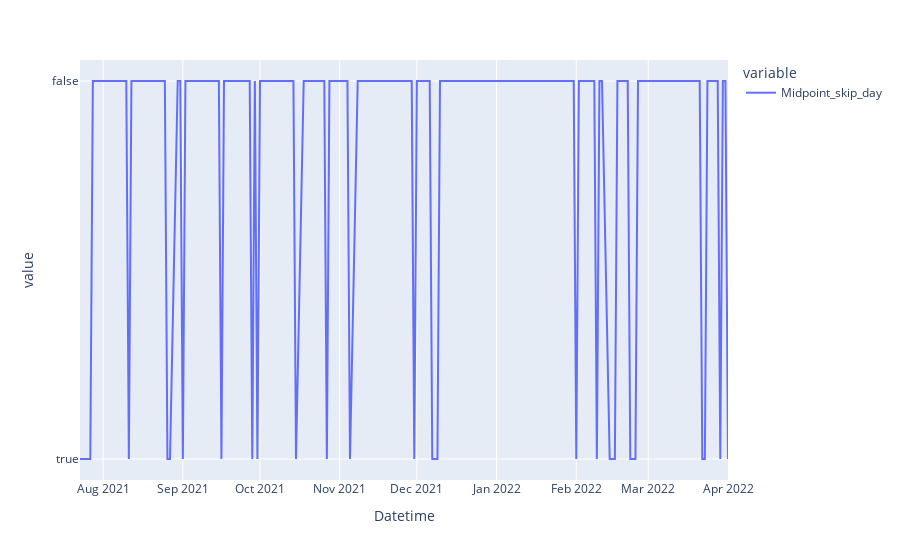

This figure's notebook cell:
### Code cell
dummy_rm.position_data['&L:SBUX20220520C145&S:SBUX20220520C150'].loc['2021-07-23':].Midpoint_skip_day.plot()

### Figure 1 — Plotly figure (JSON) as saved in the notebook; plotly's stock layout.template omitted (floating-point values rounded to 4 significant figures; data arrays with more than 128 entries replaced by an {"elided": "..."} marker saying what was removed)
{"data": [{"hovertemplate": "variable=Midpoint_skip_day<br>Datetime=%{x}<br>value=%{y}<extra></extra>", "legendgroup": "Midpoint_skip_day", "line": {"color": "#636efa", "dash": "solid"}, "marker": {"symbol": "circle"}, "mode": "lines", "name": "Midpoint_skip_day", "orientation": "v", "showlegend": true, "type": "scatter", "x": {"elided": "181 str values"}, "xaxis": "x", "y": {"elided": "181 bool values"}, "yaxis": "y"}], "layout": {"legend": {"title": {"text": "variable"}, "tracegroupgap": 0}, "margin": {"t": 60}, "xaxis": {"anchor": "y", "domain": [0, 1], "title": {"text": "Datetime"}}, "yaxis": {"anchor": "x", "domain": [0, 1], "title": {"text": "value"}}}}
